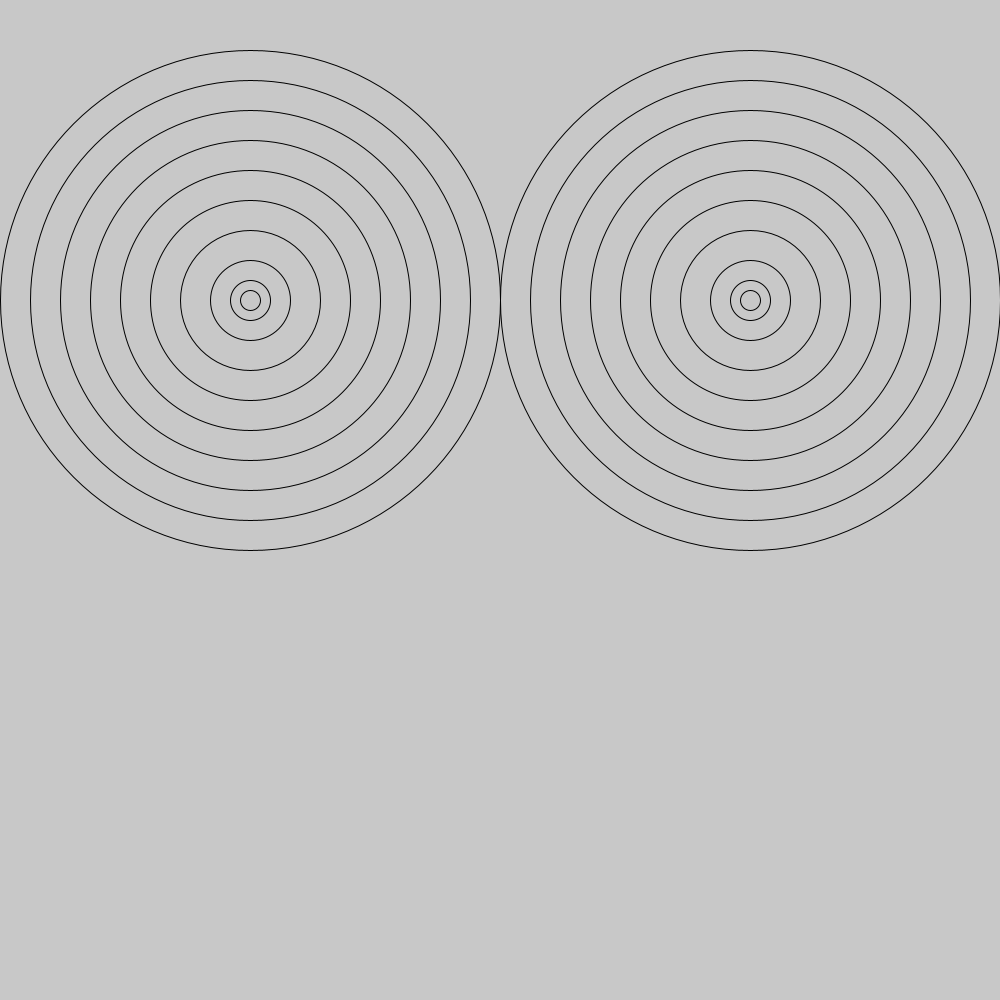
Frame 1 (no input)
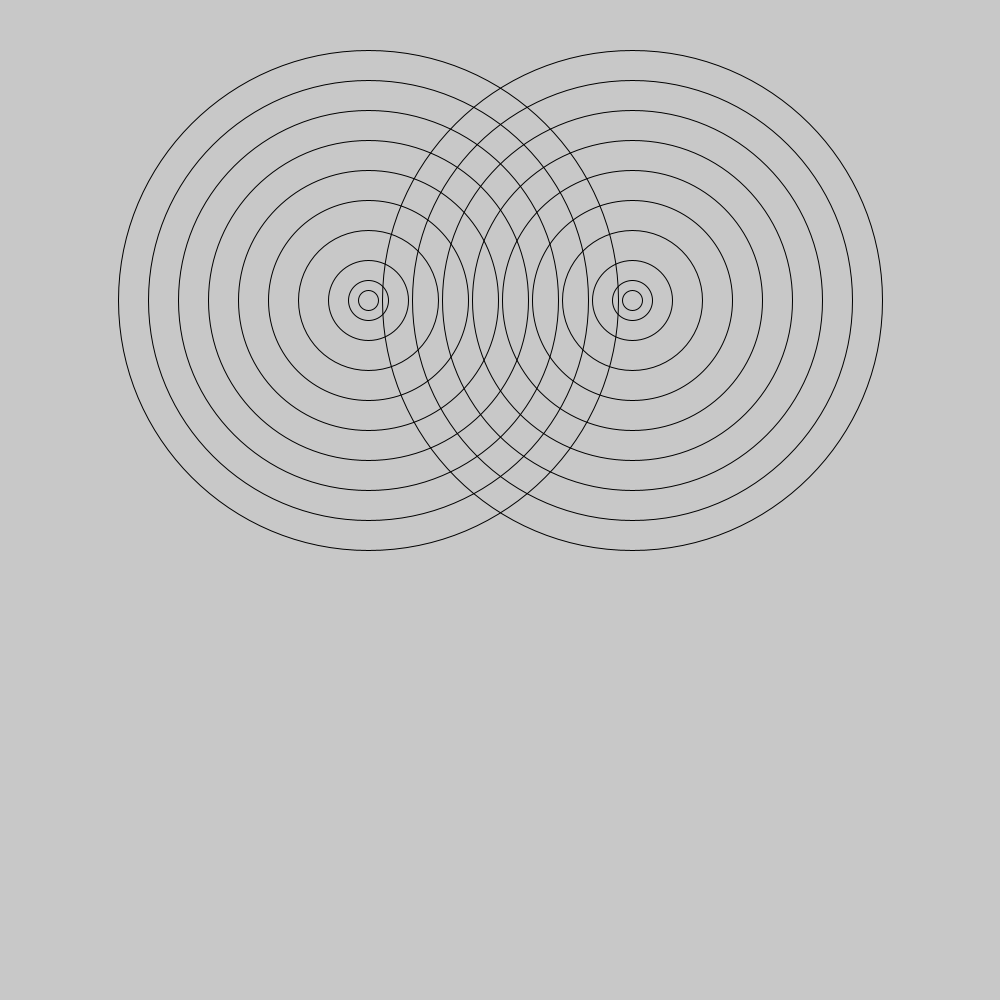
Frame 60 (the mouse pressed at the canvas centre just before this capture)
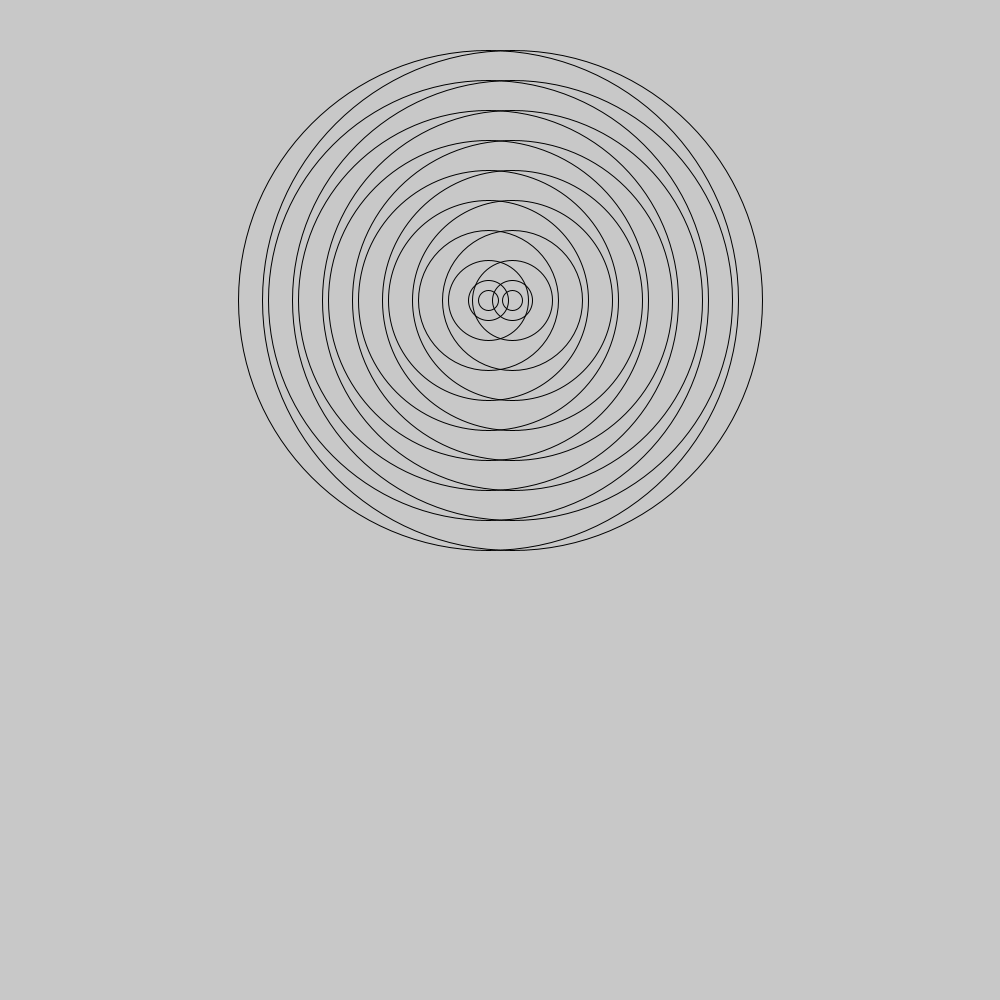
Frame 120 (the mouse held since frame 60 and released just before this capture)

The Processing sketch that drew these frames (run headless with seeded random() and noise(); from frame 60 on, the mouse is pressed at the canvas centre):

// Processing sketch: Amazingrings
// ── Amazingrings.pde
int ringone= 250;
int ringtwo = 750;
int speed = 2;
void setup(){
  int count=10;
  noFill();
  size(1000, 1000);
}
void draw(){
  background(#C8C8C8);
  for(int i =0;i<600; i+=60){
  ellipse(ringone, 300, 500-i, 500-i);
}
ringone+=speed;
if(ringone==250){
 speed=-speed;
  
}
for(int x =0;x<600; x+=60){
  ellipse(ringtwo, 300, 500-x, 500-x);
  
}
ringtwo-=speed;
if(ringtwo==250){
speed=-speed;
}
}
